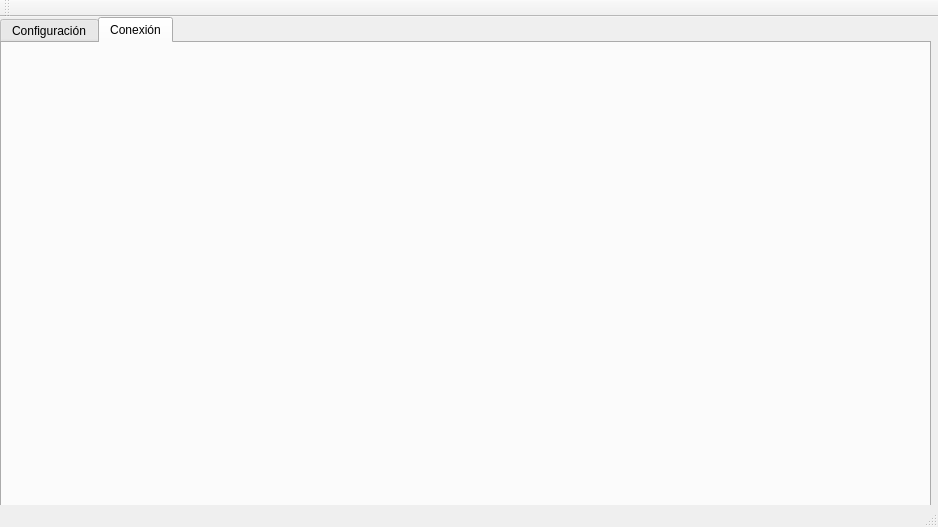
<?xml version="1.0" encoding="UTF-8"?>
<ui version="4.0">
 <class>MainWindow</class>
 <widget class="QMainWindow" name="MainWindow">
  <property name="geometry">
   <rect>
    <x>0</x>
    <y>0</y>
    <width>938</width>
    <height>527</height>
   </rect>
  </property>
  <property name="windowTitle">
   <string>MainWindow</string>
  </property>
  <widget class="QWidget" name="centralWidget">
   <widget class="QTabWidget" name="tabWidget">
    <property name="geometry">
     <rect>
      <x>0</x>
      <y>0</y>
      <width>931</width>
      <height>491</height>
     </rect>
    </property>
    <property name="currentIndex">
     <number>1</number>
    </property>
    <widget class="QWidget" name="config">
     <attribute name="title">
      <string>Configuración</string>
     </attribute>
    </widget>
    <widget class="QWidget" name="connection">
     <attribute name="title">
      <string>Conexión</string>
     </attribute>
    </widget>
   </widget>
  </widget>
  <widget class="QMenuBar" name="menuBar">
   <property name="geometry">
    <rect>
     <x>0</x>
     <y>0</y>
     <width>938</width>
     <height>27</height>
    </rect>
   </property>
  </widget>
  <widget class="QToolBar" name="mainToolBar">
   <attribute name="toolBarArea">
    <enum>TopToolBarArea</enum>
   </attribute>
   <attribute name="toolBarBreak">
    <bool>false</bool>
   </attribute>
  </widget>
  <widget class="QStatusBar" name="statusBar"/>
 </widget>
 <layoutdefault spacing="6" margin="11"/>
 <resources/>
 <connections/>
</ui>
